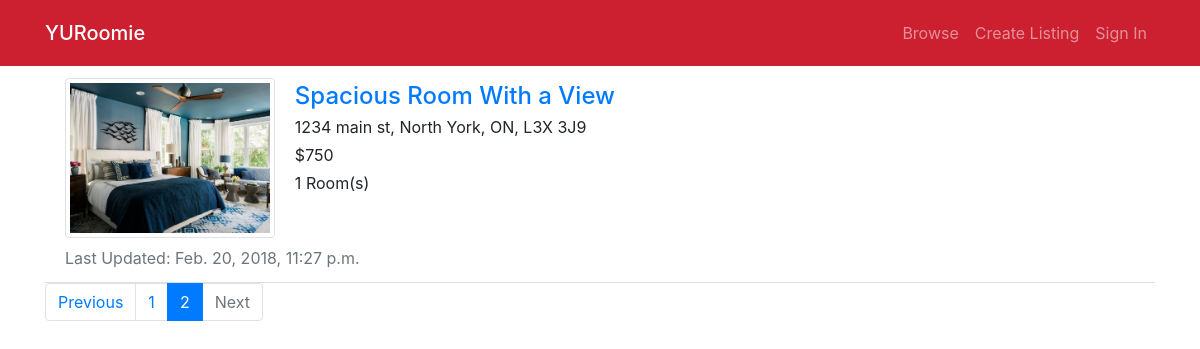
The app's page /browse/?page=2, older data.
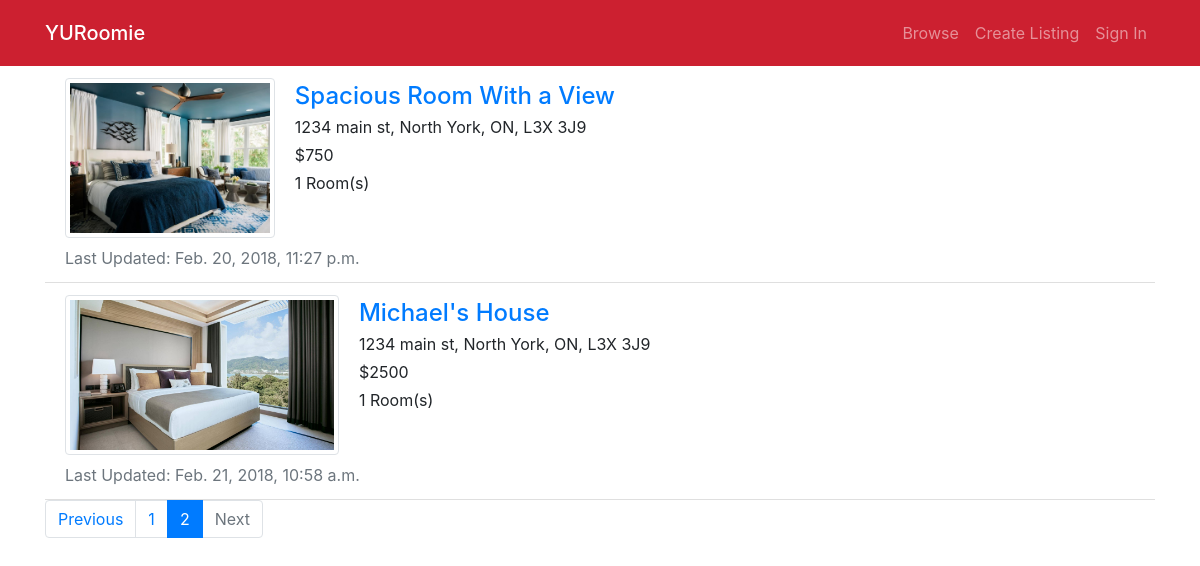
The same page, newer data.
### home/models.py (models this page shows, shortened)
class Room(models.Model):
    host_name = models.CharField(max_length=50)
    address = models.CharField(max_length=100)
    property_name = models.CharField(max_length=30, default="")
    description = models.TextField(default="No Description")
    cost = models.PositiveIntegerField(default=0)
    visits = models.PositiveIntegerField(default=0)
    number_of_rooms = models.PositiveSmallIntegerField()
    creator_id = models.PositiveIntegerField()
    last_updated = models.DateTimeField(auto_now_add=True)

class RoomImage(models.Model):
    room = models.ForeignKey(Room, on_delete=models.CASCADE)
    image = models.ImageField()

### home/views.py (the view)
# urls.py: path('browse/', views.browse_rooms, name='browse'),
def browse_rooms(request):
    rooms_list = Room.objects.all()
    paginator = Paginator(rooms_list, 2)
    page = request.GET.get('page')
    try:
        rooms = paginator.page(page)
    except PageNotAnInteger:
        rooms = paginator.page(1)
    except EmptyPage:
        page = paginator.page(paginator.num_pages)
    return render(request, 'home/browse.html', {'page': page,
                                                'rooms': rooms})

### home/templates/home/browse.html
{% extends 'home/base.html'%}
{% block body %}
    <div class="list-group list-group-flush">
      {% for room in rooms %}
      <div class="list-group-item">
        <div class="d-flex flex-row">
          <div class="p-0">
            <a href="{% url 'detail' room.id %}">
                <div class="img-thumbnail">
                  <img src="{{ room.roomimage_set.all.0.image.url }}" alt="pic" height="150px" width="auto" display="block">
                </div>
            </a>
          </div>
          <div class="pl-3">
             <a href="{% url 'detail' room.id %}"><h4 class="card-title m-1" >{{ room.property_name }}</h4></a>
             <p class="m-1">{{ room.address}}</p>
             <p class="m-1">${{ room.cost}}</p>
             <p class="m-1">{{ room.number_of_rooms}} Room(s)</p>
          </div>
        </div>
        <p class="text-muted m-0 pt-2">Last Updated: {{room.last_updated}}</p>
      </div>
      {% endfor %}
    </div>
    {% if rooms.has_other_pages %}
    <nav aria-label="...">
        <ul class="pagination">
            {% if rooms.has_previous %}
                <li class="page-item"><a class="page-link" href="?page={{ rooms.previous_page_number }}">Previous</a></li>
            {% else %}
                <li class="page-item disabled"><a class="page-link" href="#">Previous</a></li>
            {% endif %}
            {% for i in rooms.paginator.page_range %}
                {% if rooms.number == i %}
                    <li class="page-item active"><a class="page-link" href="#">{{ i }}</a></li>
                {% else %}
                    <li class="page-item"><a class="page-link" href="?page={{ i }}">{{ i }}</a></li>
                {% endif %}
            {% endfor %}
            {% if rooms.has_next %}
                <li class="page-item"><a class="page-link" href="?page={{ rooms.next_page_number }}">Next</a></li>
            {% else %}
                <li class="page-item disabled"><a class="page-link" href="#">Next</a></li>
            {% endif %}
        </ul>
    </nav>
    {% endif %}
{% endblock %}

Row changes from the older to the newer data that the page shows:
added Room: roomimage_set.all.0.image (picture), property_name "Michael's House", address "1234 main st, North York, ON, L3X 3J9", cost "2500", number_of_rooms "1", last_updated "Feb. 21, 2018, 10:58 a.m."
